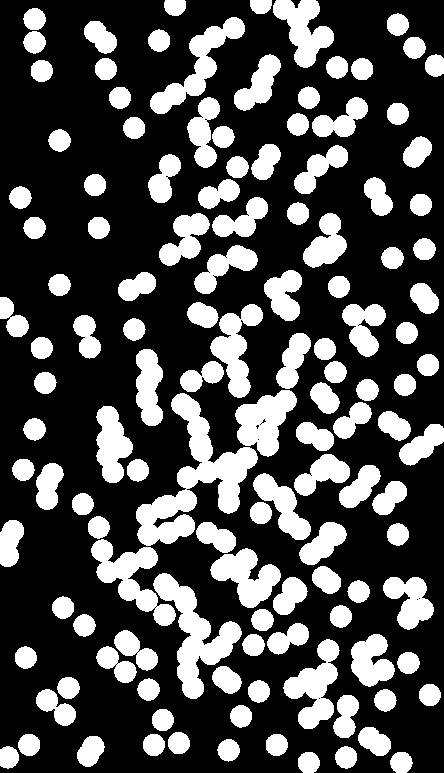
#> input picture photo/fig4.jpg, 444 x 773 px
$ jupyter execute 'HW3_Problem4 _for_submit.ipynb'
#> lines starting #> are read from the running program, lines starting #| are printed output that depends on the picture; after the words box and inside, x2 and y2 are one past the last pixel; in counts of white or black regions, pixels touching at a corner belong together
下边写的是我自己的研究和感受，不用看的

<br>
The image we need to deal with

The level of difficulty is getting harder It feels like I jumped suddenly, but it's fun
The core of what was covered in this chapter was morphology. In the past, I tried object detection or edge detection using yolo
Youngo, who uses Digital Image Processing without learning, is half-baked

The core of morphology is binary processing, kernel, padding, erosion, and dilatation.<br>
To summarize the core of the morphology, this is it.<br>
1. Binaryize the image.<BR>
2. Pad the image.<br>
3. Decide the size of the anchor box that I want.<br>
4. I get the image I want through erosion and dilation.<br>

Wow, I can understand the correlation between anchor boxes and padding that I didn't understand while studying yolo.(Of course, there is a lot of knowledge to know, such as batch size, activation function, and CNN.))<br>
Anyway, if you think of the image as a matrix structure, you can extract them in the form of a regular array, and the mathematical expressions of this as a set are erosions and dilations.<br>
<br>
fig1. definition of erosion<br>

The following is a mathematical formula for erosion, and to explain by solving the formula, it means that the erosion of A by B is the set of all points z in A that are shifted by z.<br>
Simply put, when A is an image and B is an anchor, it is a set of image pixels fully contained in an anchor.<br>

<br>
fig2. definition of dilation<br>

The following is a mathematical formula for expansion, and to explain by solving the formula, it is based on reflecting B to its origin and then moving it by z.<br>
The expansion of A by B is then a set of all shifts z that result in $\hat{B}$ and A overlapping at least one element.<br>
Simply put, if A is an image and B is an anchor, it is a set of image pixels that even one pixel is included in an anchor.<br>

Open, close, gradient, top hat, black hat operation
We have seen that erosion has the effect of removing noise from dark areas and expansion has the effect of removing noise from bright areas.<br>
The noise cancellation effect is good, but the original shape becomes slimmer or fatter.<br>
However, combining the operations of erosion and expansion can have the effect of removing noise while maintaining its original shape.<br>

The application of the expansion operation after the erosion operation is called the opening operation, and the application of the erosion operation after the expansion operation is called the closing operation.<br>
Open operation is effective in eliminating noise that is brighter than the surrounding area.<br>
It is also effective in separating independent objects that appear to be touching or removing protruding shapes.<br>
Closed operations, on the other hand, are effective in eliminating darker noise than surroundings and in connecting broken-looking objects or filling holes. <br>

Open = erosion + expansion
Closed = Expansion + Erosion

Subtracting the image with the expansion operation from the image with the erosion operation results in only boundary pixels, similar to the boundary detection discussed earlier. These operations are called gradient operations.

Gradient = Expansion - Erosion

In addition, subtracting the open operation from the source can highlight bright areas with large spikes, and subtracting the original from the closed operation application results can highlight dark areas.<br>
These are called top hat and black hat operations, respectively.

Top Hat = Original - Open
Black Hat = Closed - Original

Anyway, let's think about how to solve the problem!<br>

(1) Create an image consisting only of particles that overlap the image boundary<br>

1. First, mark the input image as A.<br>

2. Add 1 pixel of image size to each edge. Let's define this image as $A^1$.<BR>

3. Create a binary image B consisting of zeros that are the same size as A.

4. Select a starting point at the image boundary and use the associated component labeling algorithm to find all pixels of the particle merged with the image boundary.

5. Mark the corresponding pixel B found in A as 1.<BR>

6. Image B is now filled with black, except for the boundaries of the image that are black and the merged particles.<BR>

7. Reduce the size of B at each edge by 1 pixel. We complement Step 2 by displaying this image as $B^1$.<BR>
Image $B^1$ is a required image consisting only of boundaries of the image and merged particles.<BR>

(2) Create an image consisting only of overlapping particles<br>

1. Extract the image obtained from the part obtained from (1) in A, i.e. B'. Let's say this is $A^2$. This image consists of particles that do not touch the boundaries of the image.

2. All particles are the same size. Let the size (number of pixels) be a. a Add a small number of pixels to compensate for size changes. Let's say this is b. The value of b varies with a.

3. Create a binary image B of the same size as the $A^2$ image with all elements of 0.

4. Find white pixels in the $A^2$ image. Use the associated component labeling algorithm to find all pixels associated with this pixel.<BR>
If the number of pixels in this associated set is greater than a+b, label the corresponding pixels in B as '1'.

5. Label all pixels in a connected set found in $A^2$ with '0' regardless of the number of pixels in that set.<BR>

6. Move to step 3 until $A^2$ no longer has white pixels.

Image B is a required image consisting only of nested particles.

(3) Create an image consisting of only non-overlapping particles<br>
To create an image consisting only of non-overlapping particles, subtract $B^1$ obtained in part (1) and B obtained in part (2) and mark it as $B^2$.
This removes any particles that touch the boundaries of the image and overlap them.<BR>
Therefore, only non-overlapping particles remain in the image.

Image $B^2$ is a required image consisting only of non-overlapping particles.

The image professor gave us has already scaled binary, so we can ignore the process of binarizing it.<br>
Now that we have a mathematical understanding, let's visualize it briefly and then create a function.<br>

[cell 1]
import cv2
import numpy as np
import matplotlib.pylab as plt

img = cv2.imread('../photo/fig4.jpg')
#> img is the input picture: shape (773, 444, 3); min 0, max 255, mean 76.2

# Structured element kernel, creating squares (3x3)
k1 = cv2.getStructuringElement(cv2.MORPH_RECT, (3,3))
k2 = cv2.getStructuringElement(cv2.MORPH_RECT, (20,20))

# Apply erosion
erosion1 = cv2.erode(img, k1)
erosion2 = cv2.erode(img, k2)

#result
merged = np.hstack((img, erosion1))
plt.figure(figsize=(12,6))
plt.subplot(1,3,1)
plt.imshow(img)
plt.subplot(1,3,2)
plt.imshow(erosion1)
plt.subplot(1,3,3)
plt.imshow(erosion2)
plt.show()
#cv2.imwrite('../data/erosion1.png',erosion1)

#cv2.waitKey(0)
#cv2.destroyAllWindows()

[cell 2]
k1 = cv2.getStructuringElement(cv2.MORPH_RECT, (3,3))
k2 = cv2.getStructuringElement(cv2.MORPH_RECT, (5,5))

# Apply dilation
dilation1 = cv2.dilate(img, k1)
dilation2 = cv2.dilate(img, k2)

# result
merged = np.hstack((img, erosion1))
plt.figure(figsize=(12,6))
plt.subplot(1,3,1)
plt.imshow(img)
plt.subplot(1,3,2)
plt.imshow(dilation1)
plt.subplot(1,3,3)
plt.imshow(dilation2)
plt.show()
#cv2.imwrite('../data/dilation1.png',dilation1)

#cv2.waitKey(0)
#cv2.destroyAllWindows()

[cell 3]
img1 = cv2.imread('../photo/fig4.jpg')
img2 = cv2.imread('../photo/fig4.jpg')

# Structured element kernel, creating squares (5x5)
k = cv2.getStructuringElement(cv2.MORPH_RECT, (5,5))
# Apply opening
opening = cv2.morphologyEx(img1, cv2.MORPH_OPEN, k)
# Apply closing
closing = cv2.morphologyEx(img2, cv2.MORPH_CLOSE, k)

# result
merged1 = np.hstack((img1, opening))
merged2 = np.hstack((img2, closing))
merged3 = np.vstack((merged1, merged2))
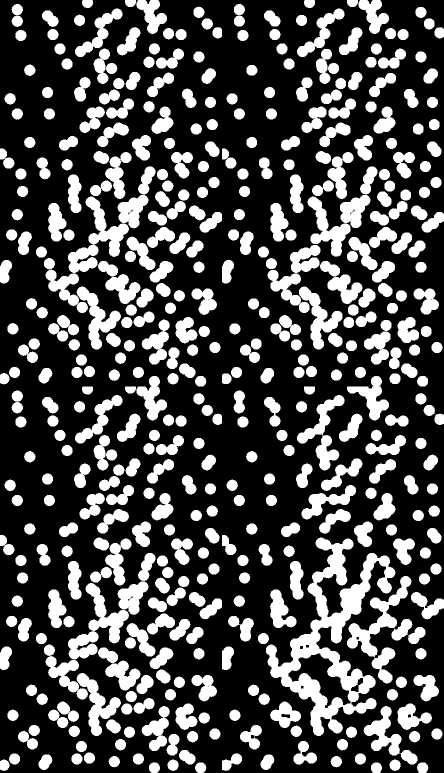
#> merged3: shape (1546, 888, 3) (shown at 1/2 size); min 0, max 255, mean 76.6
plt.figure(figsize=(12,6))
plt.subplot(1,3,1)
plt.imshow(img1)
plt.subplot(1,3,2)
plt.imshow(opening)
plt.subplot(1,3,3)
plt.imshow(closing)
plt.show()
# cv2.imshow('opening, closing', merged3)
# cv2.waitKey(0)
#cv2.destroyAllWindows()

[cell 4]
# Structured element kernel, creating squares (3x3)
k = cv2.getStructuringElement(cv2.MORPH_RECT, (3,3))
# Apply opening
gradient = cv2.morphologyEx(img, cv2.MORPH_GRADIENT, k)

# result
merged = np.hstack((img, gradient))
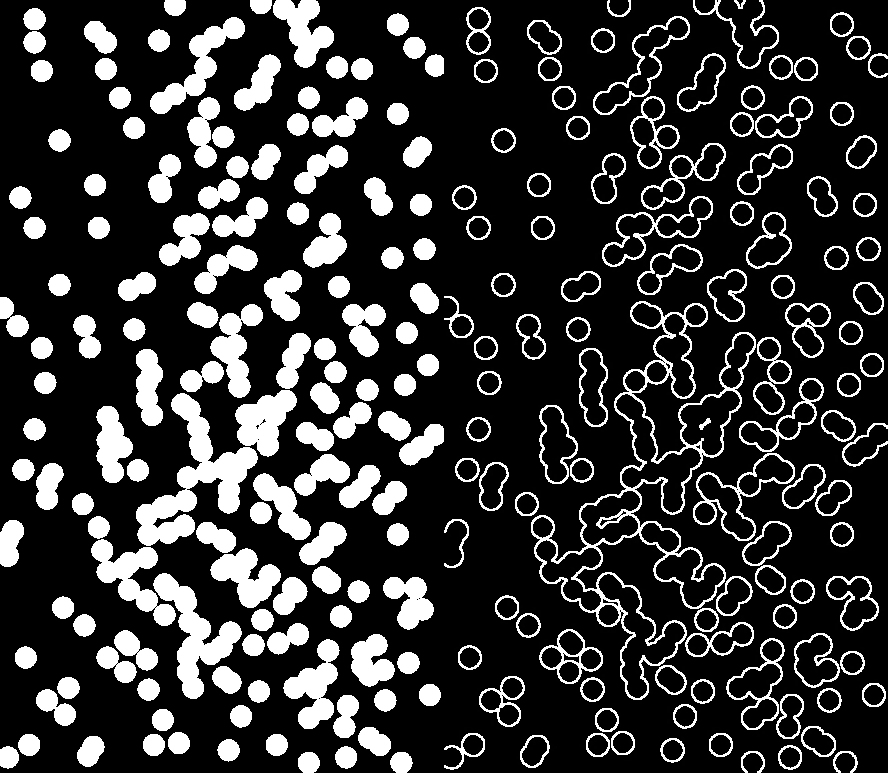
#> merged: shape (773, 888, 3); min 0, max 255, mean 52.6
plt.figure(figsize=(12,6))
plt.subplot(1,3,1)
plt.imshow(img1)
plt.subplot(1,3,2)
plt.imshow(gradient)
plt.show()
# cv2.imshow('gradient', merged)
# cv2.waitKey(0)
# cv2.destroyAllWindows()

Now let's implement the algorithm.<br>

[cell 5]
import cv2
import numpy as np
import matplotlib.pylab as plt
import matplotlib.image as mpimg

img = cv2.imread('../photo/fig4.jpg')
gray = cv2.cvtColor(img, cv2.COLOR_BGR2GRAY)#take grayscale

R, G, B = img[:,:,0], img[:,:,1], img[:,:,2] #let's try apply the formula of gray scailing!
imgGray = 0.2989 * R + 0.5870 * G + 0.1140 * B

print("Original Image shape: ",img.shape)#image shape
#| Original Image shape:  (773, 444, 3)
print("Gray scaled Image shape: ",imgGray.shape)
#| Gray scaled Image shape:  (773, 444)

padding = (1,1)
npad = (padding,padding)
img_padding = np.pad(imgGray, npad, 'constant', constant_values=(255))#padding image
plt.figure(figsize=(12,6))
plt.subplot(1,2,1),plt.title("original image")
plt.imshow(imgGray, cmap='gray')
plt.subplot(1,2,2),plt.title("padding image")
plt.imshow(img_padding, cmap='gray')
plt.show()

The key to this algorithm is labeling.<br>
Because all elements are of the same size, they can be detected using labeling algorithms.

[cell 6]
mat = np.array(img_padding, np.uint8)
print(mat)
#> (printed output is left out)
print(mat[0][2])
#| 255
print(mat[1][2])
#| 0
cnt, labels = cv2.connectedComponents(mat)
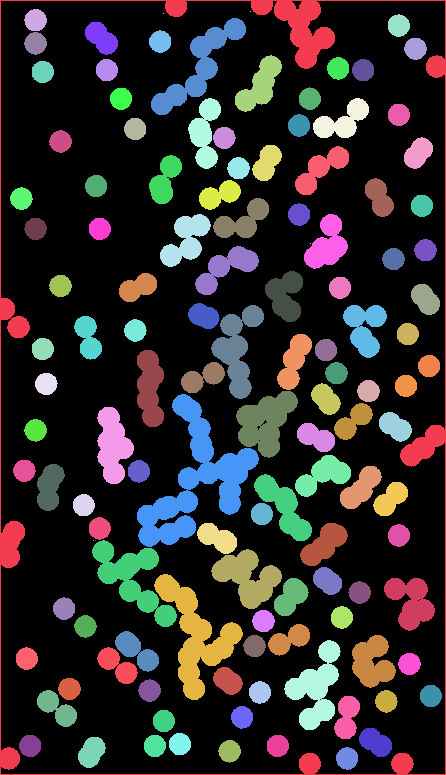
#> labels: shape (775, 446) int32; 128 distinct labels, from 0 to 127; one colour per label, 0 black
#> cnt = 128
print(cnt)
#| 128
print(labels)
#> (printed output is left out)

[cell 7]
mat_threshold = cv2.threshold(mat, 127, 255, cv2.THRESH_BINARY)[1]  # ensure binary
#> mat_threshold: shape (775, 446); 30.4% white; 120 white regions, largest, box (x1, y1, x2, y2) and area: (0, 0, 446, 775) 9194, (137, 394, 259, 547) 6177, (154, 574, 243, 700) 3865
ret_val,labels,stats,centroids = cv2.connectedComponentsWithStats(mat_threshold,8)
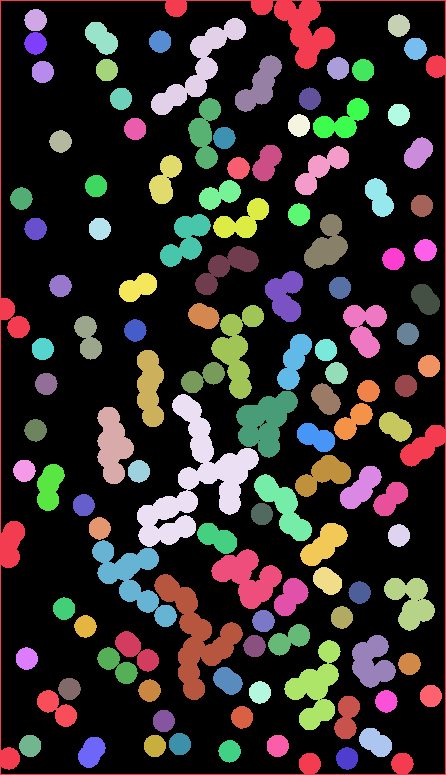
#> labels: shape (775, 446) int32; 121 distinct labels, from 0 to 120; one colour per label, 0 black
#> ret_val = 121; stats = 121 rows, first 6: [1, 1, 444, 773, 240613], [0, 0, 446, 775, 9194], [24, 9, 23, 22, 391], [388, 14, 22, 23, 390], [151, 18, 95, 97, 2599], [85, 22, 33, 33, 698]; centroids = 121 pairs, first value 20.89 to 430.4, second value 19.73 to 757.9

def imshow_components(labels):
    # Map component labels to hue val
    label_hue = np.uint8(200*labels/np.max(labels))
    blank_ch = 255*np.ones_like(label_hue)
    labeled_img = cv2.merge([label_hue, blank_ch, blank_ch])

    # cvt to BGR for display
    labeled_img = cv2.cvtColor(labeled_img, cv2.COLOR_HSV2BGR)
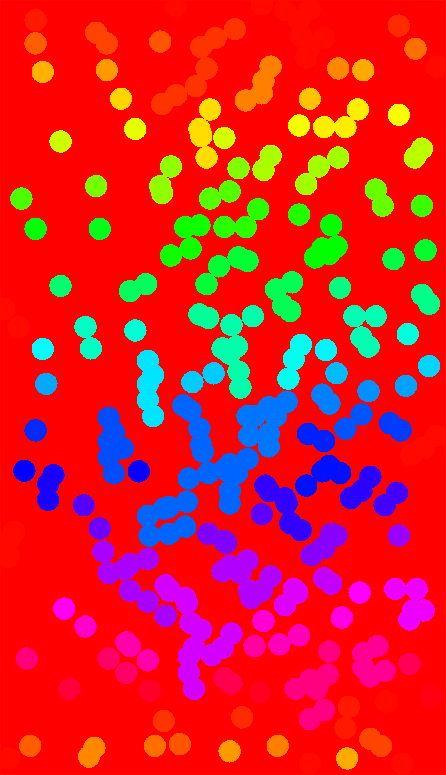
#> labeled_img: shape (775, 446, 3); mean B, G, R 39.6, 31.8, 218.6

    # set bg label to black
    labeled_img[label_hue==0] = 0
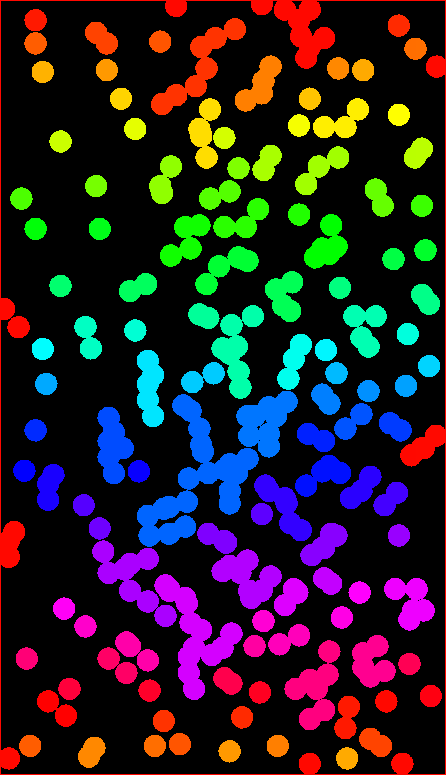
#> labeled_img: shape (775, 446, 3); mean B, G, R 39.6, 31.8, 41.1
    plt.figure(figsize=(16,8)),plt.title('labeld image')
    plt.imshow(labeled_img,cmap='gray')
    plt.show()
    # cv2.waitKey()

imshow_components(labels)

[cell 8]
"""
retval : detected object +1
lables : label map matrix
states: bounding box of each matrix
centroids: matrix including weight center of each object
"""
def extract(img,ret_val,labels,stats,min_area=300,max_area=400):
#> called with ret_val = 121, stats = array of shape (121, 5), min_area = 300, max_area = 400
  output = np.zeros(img.shape, dtype="uint8")
  for i in range(1, ret_val):

        # Area of the component
      area = stats[i, cv2.CC_STAT_AREA]

      if (area > min_area) and (area < max_area):
          componentMask = (labels == i).astype("uint8") * 255
          output = cv2.bitwise_or(output, componentMask)
#> this loop made 120 passes
#> area on passes 1 to 12: 9194, 391, 390, 2599, 698, 388, 392, 388, 1324, 391, 387, 387
#> pass 2, in extract, `componentMask = (labels == i).astype("uint8") * 255`:
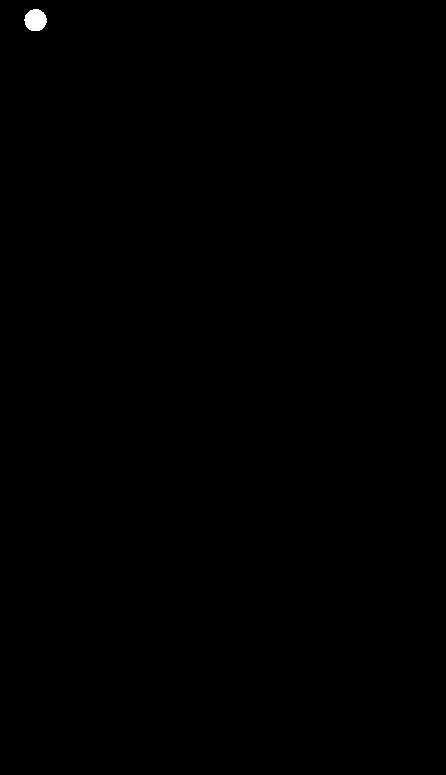
#> componentMask: shape (775, 446); 0.11% white; 1 white region, box (x1, y1, x2, y2) and area: (24, 9, 47, 31) 391
#> after the loop:
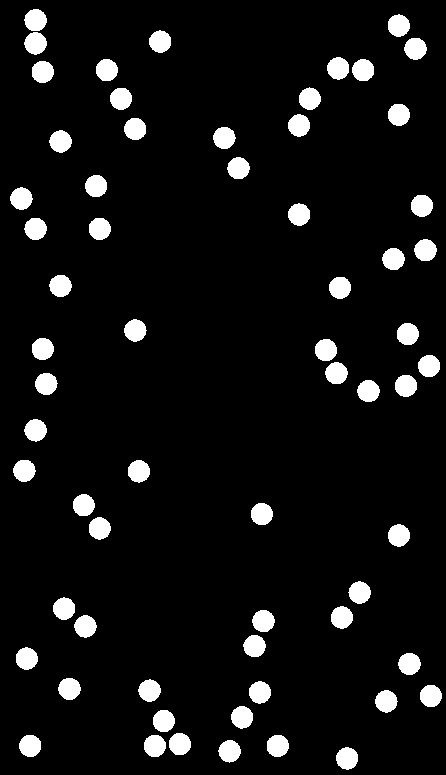
#> output: shape (775, 446); 7.2% white; 64 white regions, largest, box (x1, y1, x2, y2) and area: (24, 32, 47, 55) 392, (24, 9, 47, 31) 391, (327, 57, 349, 80) 391
  return output
output1 = extract(mat_threshold,ret_val,labels,stats)
output2 = extract(mat_threshold,ret_val,labels,stats,400,8000)
#> call 2 of extract, with ret_val = 121, stats = array of shape (121, 5), min_area = 400, max_area = 8000
#> the loop in extract (call 2), `for i in range(1, ret_val):` made 120 passes
#> after the loop in extract (call 2), `for i in range(1, ret_val):`:
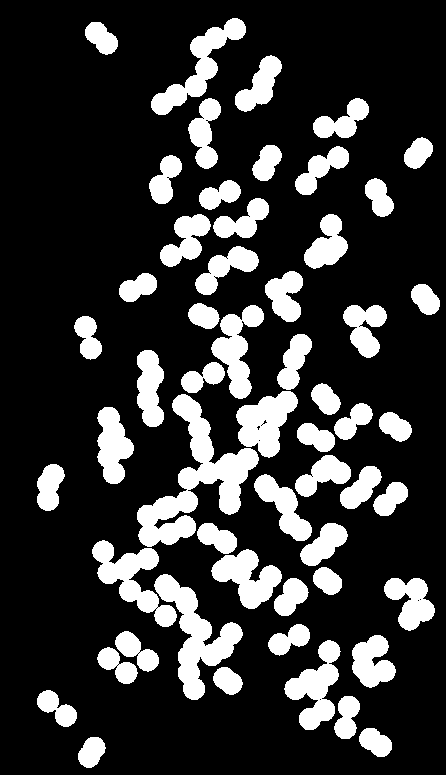
#> output: shape (775, 446); 20.5% white; 55 white regions, largest, box (x1, y1, x2, y2) and area: (137, 394, 259, 547) 6177, (154, 574, 243, 700) 3865, (92, 540, 177, 627) 2784
output3 = extract(mat_threshold,ret_val,labels,stats,8000,100000)
#> the loop in extract (call 3), `for i in range(1, ret_val):` made 120 passes
#> pass 1, in extract (call 3), `componentMask = (labels == i).astype("uint8") * 255`:
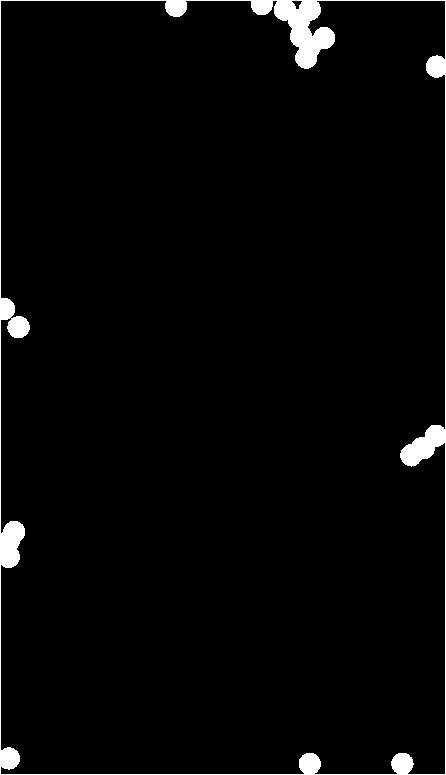
#> componentMask: shape (775, 446); 2.7% white; 1 white region, box (x1, y1, x2, y2) and area: (0, 0, 446, 775) 9194

plt.figure(figsize=(12,8))
plt.subplot(1,4,1)
plt.imshow(img,cmap='gray')
plt.subplot(1,4,2)
plt.imshow(output1,cmap='gray')
plt.subplot(1,4,3)
plt.imshow(output2,cmap='gray')
plt.subplot(1,4,4)
plt.imshow(output3,cmap='gray')
plt.show()
# cv2.imshow("Image", img)
# cv2.imshow("Filtered Components", output)
# cv2.waitKey(0)
